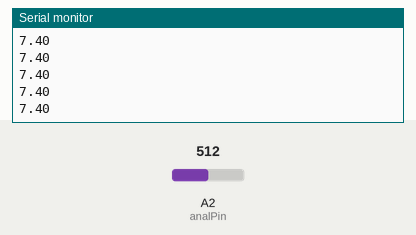
Recording of a sketch running on a simulated Arduino Uno, built with avr-gcc and run on an emulated ATmega328P. On the bench: the last lines printed to the serial monitor. The inputs (shaded band) are chosen by the test bench; at power-on: A2 (analPin) = 512.

Above: at 1.2 s.
1.3 s: A2 (analPin) set to 716
At 1.31 s:
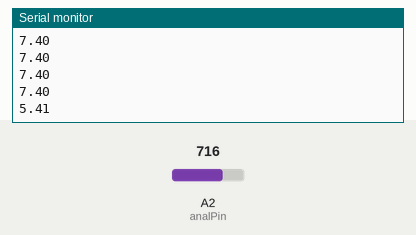
2.8 s: A2 (analPin) set to 900
At 2.82 s:
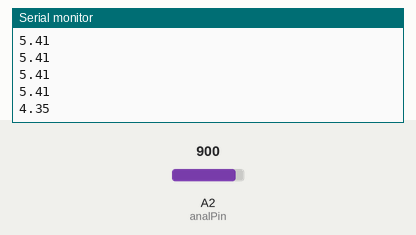
Timing chart, 0 to 5.8 s (numbered marks = the images above; inputs shaded):
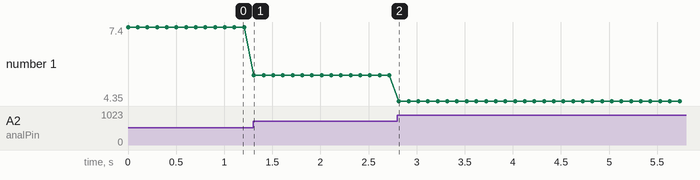

The sketch:

lab35.ino
```cpp
const int analPin = A2;  // Analog pin (cleverly named)
int val;  // Analog value
float volt;  // Voltage
float d; // Distance

// The setup routine runs once when you press reset:
void setup() {
  Serial.begin(9600);  // Setup serial monitor
}


void loop() {
  val = analogRead(analPin);  // Reads analog input
  volt = 5*(val/1023.);  // Converts value to voltage
  // d = 20/(volt-0.4);  // Gets distance (cm)
  d = 1/(0.05*volt+0.01);  // Gets distance (cm)
  Serial.println(d);  // Prints distance
  delay(100);
}
```

Measured:
- after the input at 1.3 s, the serial monitor: prints a new line at once (image 1)
- after the input at 2.8 s, the serial monitor: prints a new line at once (image 2)
- plotted number 1: 7.4 → 5.41 after the input at 1.3 s, 5.41 → 4.35 after the input at 2.8 s
